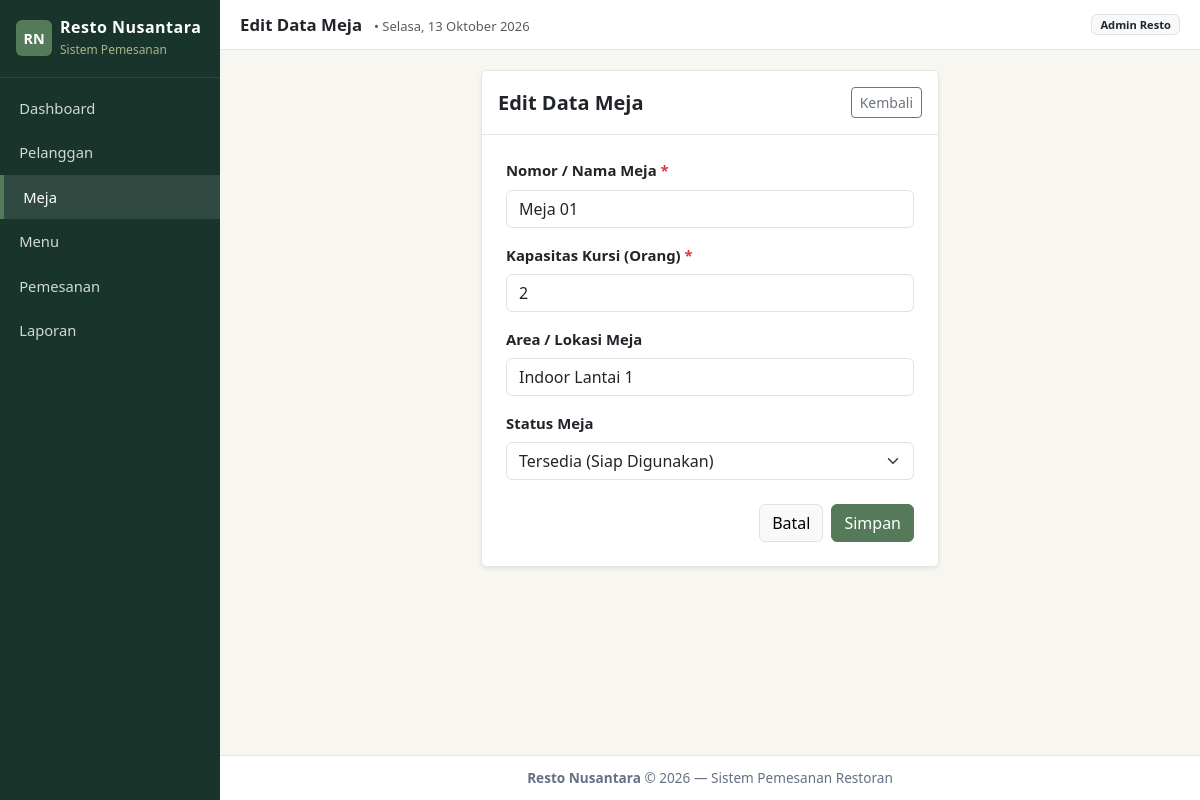
Page /index.php?page=meja&action=edit&id=1 on the committed database.
### tables this page shows
CREATE TABLE `meja` (
  `id_meja` INT AUTO_INCREMENT PRIMARY KEY,
  `nomor_meja` VARCHAR(20) NOT NULL UNIQUE,
  `kapasitas` INT NOT NULL,
  `status_meja` ENUM('Tersedia', 'Terisi', 'Reservasi', 'Perbaikan') NOT NULL DEFAULT 'Tersedia',
  `lokasi` VARCHAR(50) DEFAULT 'Indoor',
  `created_at` TIMESTAMP DEFAULT CURRENT_TIMESTAMP
);

### controllers/MejaController.php (called while the page is built, shortened)
<?php
require_once __DIR__ . '/../models/Meja.php';
require_once __DIR__ . '/../config/helpers.php';
class MejaController {
    private Meja $mejaModel;
    public function __construct() {
        $this->mejaModel = new Meja();
    }
    public function edit(): void {
        $id = (int)($_GET['id'] ?? 0);
        $meja = $this->mejaModel->getById($id);
        $errors = [];
        $data = $meja;
        require_once __DIR__ . '/../views/meja/edit.php';
    }
}

### config/helpers.php (called while the page is built, shortened)
<?php
function baseUrl(string $path = ''): string {
    $scriptDir = str_replace('\\', '/', dirname($_SERVER['SCRIPT_NAME'] ?? ''));
    $base = rtrim($scriptDir, '/');
    if ($base === '' || $base === '.') {
        $base = '';
    }
    return $base . '/' . ltrim($path, '/');
}
function e($value): string {
    return htmlspecialchars((string)($value ?? ''), ENT_QUOTES, 'UTF-8');
}

### config/Database.php (called while the page is built, shortened)
<?php
class Database {
    private static ?mysqli $instance = null;
    public static function getConnection(): mysqli {
        if (self::$instance === null) {
            $db = new self();
            $conn = new mysqli(
                $db->host,
                $db->username,
                $db->password,
                $db->db_name,
                $db->port
            );
            $conn->set_charset($db->charset);
            self::$instance = $conn;
        }
        return self::$instance;
    }
}

### models/BaseModel.php (called while the page is built, shortened)
<?php
require_once __DIR__ . '/../config/Database.php';
abstract class BaseModel {
    public function __construct() {
        $this->db = Database::getConnection();
    }
}

### models/Meja.php (called while the page is built, shortened)
<?php
require_once __DIR__ . '/BaseModel.php';
class Meja extends BaseModel {
    protected string $table = 'meja';
    public function getById(int $id): ?array {
        $stmt = $this->db->prepare("SELECT * FROM {$this->table} WHERE id_meja = ?");
        $stmt->bind_param('i', $id);
        $stmt->execute();
        $row = $stmt->get_result()->fetch_assoc();
        return $row ?: null;
    }
}

### views/meja/edit.php (the view, shortened to what this page needs)
<?php
require_once __DIR__ . '/../layout/header.php';
?>
<div class="row justify-content-center">
    <div class="col-12 col-md-8 col-lg-6">
        <div class="card shadow-sm">
            <div class="card-header bg-white py-3">
                <div class="d-flex justify-content-between align-items-center">
                    <h5 class="fw-bold mb-0">Edit Data Meja</h5>
                    <a href="<?= baseUrl('index.php?page=meja') ?>" class="btn btn-sm btn-outline-secondary">
                        Kembali
                    </a>
                </div>
            </div>
            <div class="card-body p-4">
                <form method="POST" action="<?= baseUrl('index.php?page=meja&action=edit&id=' . $id) ?>">
                    <div class="mb-3">
                        <label for="nomor_meja" class="form-label fw-semibold">Nomor / Nama Meja <span class="text-danger">*</span></label>
                        <input type="text"
                               class="form-control <?= isset($errors['nomor_meja']) ? 'is-invalid' : '' ?>"
                               id="nomor_meja"
                               name="nomor_meja"
                               value="<?= e($data['nomor_meja'] ?? '') ?>"
                               required>
                    </div>
                    <div class="mb-3">
                        <label for="kapasitas" class="form-label fw-semibold">Kapasitas Kursi (Orang) <span class="text-danger">*</span></label>
                        <input type="number"
                               class="form-control <?= isset($errors['kapasitas']) ? 'is-invalid' : '' ?>"
                               id="kapasitas"
                               name="kapasitas"
                               min="1"
                               max="100"
                               value="<?= e($data['kapasitas'] ?? 4) ?>"
                               required>
                    </div>
                    <div class="mb-3">
                        <label for="lokasi" class="form-label fw-semibold">Area / Lokasi Meja</label>
                        <input type="text"
                               class="form-control"
                               id="lokasi"
                               name="lokasi"
                               value="<?= e($data['lokasi'] ?? 'Indoor') ?>">
                    </div>
                    <div class="mb-4">
                        <label for="status_meja" class="form-label fw-semibold">Status Meja</label>
                        <select class="form-select <?= isset($errors['status_meja']) ? 'is-invalid' : '' ?>" id="status_meja" name="status_meja">
                            <option value="Tersedia" <?= ($data['status_meja'] ?? '') === 'Tersedia' ? 'selected' : '' ?>>Tersedia (Siap Digunakan)</option>
                        </select>
                    </div>
                    <div class="d-flex justify-content-end gap-2">
                        <a href="<?= baseUrl('index.php?page=meja') ?>" class="btn btn-light border">Batal</a>
                        <button type="submit" class="btn btn-primary">
                            Simpan
                        </button>
                    </div>
                </form>
            </div>
        </div>
    </div>
</div>
<?php require_once __DIR__ . '/../layout/footer.php'; ?>

### assets/css/style.css (style rules this page uses)
:root { --color-forest: #19352B; --color-primary: #557A59; --color-bg: #F7F6F0; --color-border: #E3E8DF; }
*, *::before, *::after { box-sizing: border-box; }
html, body { max-width: 100%; overflow-x: hidden; margin: 0; padding: 0; }
body { background: var(--color-bg); font-family: 'Segoe UI', sans-serif; font-size: 0.93rem; }
.card { background: #fff; border: 1px solid var(--color-border); border-radius: 6px; }
.card-header { background: #fff; border-bottom: 1px solid var(--color-border); padding: 0.75rem 1rem; }
.btn-primary { background: var(--color-primary) !important; border-color: var(--color-primary) !important; color: #fff !important; }

### rows in the picture
meja: nomor_meja "Meja 01", kapasitas "2", lokasi "Indoor Lantai 1", status_meja "Tersedia (Siap Digunakan)"

### other values in the picture
$pageTitle "Edit Data Meja"
